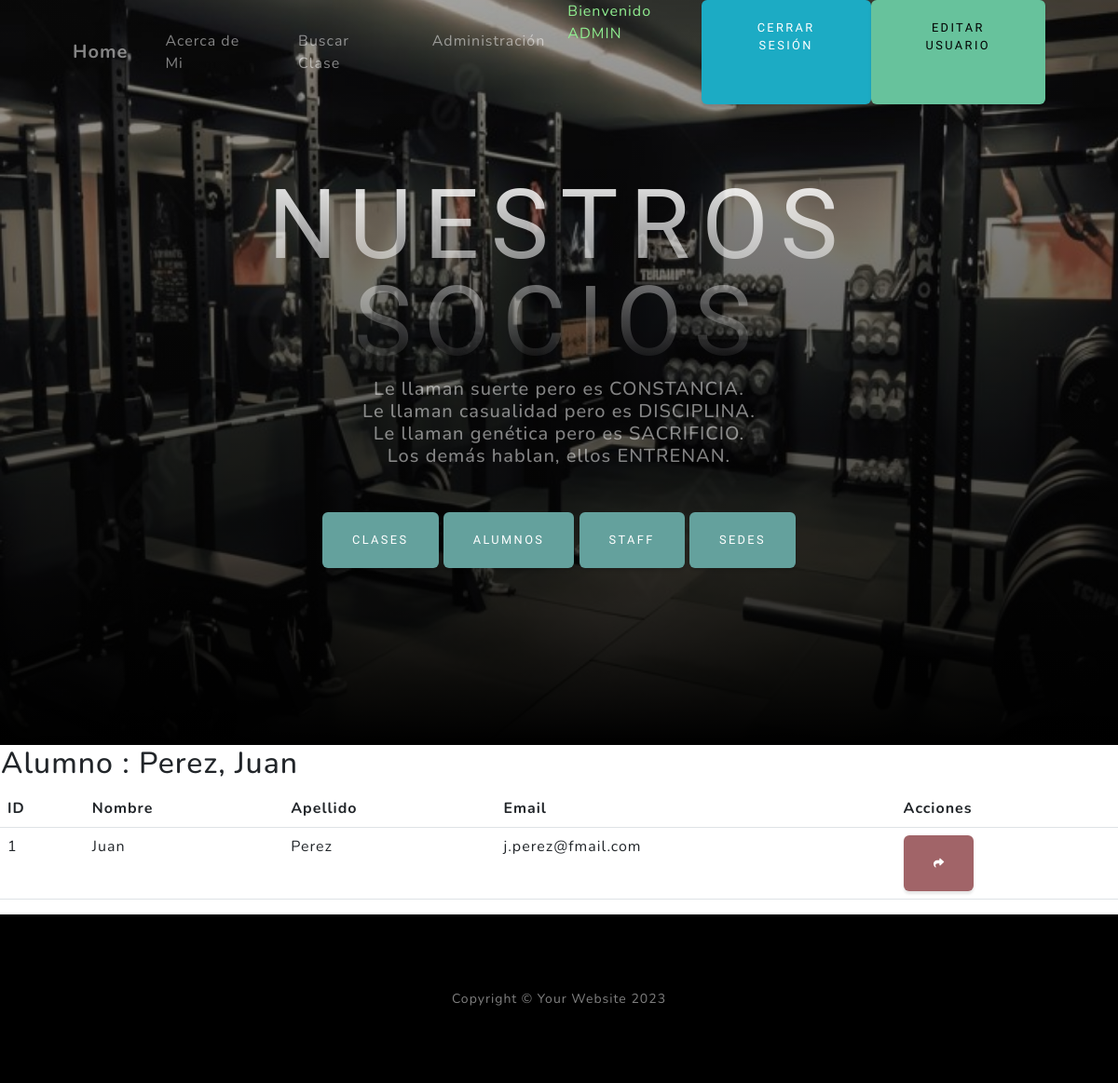
Screenshot of /appDiego/detail_alumno/1 (signed in) with the database file from the repository.
### appDiego/models.py (models this page shows)
class Alumno(models.Model):
    nombre= models.CharField(max_length=50)
    apellido=models.CharField(max_length=50)
    email=models.EmailField()
    def __str__(self):
        return f"{self.apellido}, {self.nombre}"

### appDiego/views.py (the view)
# urls.py: path('detail_alumno/<int:pk>', AlumnoDetail.as_view(), name='detail_alumno' ),
class AlumnoDetail(LoginRequiredMixin,DetailView):
    model = Alumno

### appDiego/templates/appDiego/alumno_detail.html (shortened to what this page needs)
{% extends 'appDiego/base.html' %}
{% load static %}
{%block frase%}
Le llaman suerte pero es CONSTANCIA.<br>
Le llaman casualidad pero es DISCIPLINA.<br>
Le llaman genética pero es SACRIFICIO.<br>
Los demás hablan, ellos ENTRENAN.
{%endblock frase%}
{%block header%}
    Nuestros Socios
{%endblock header%}
{% block primario %}
<table>
    <tr>
        <td><h2>Alumno : {{object}} </h2></td>
    </tr>
</table>
<table class="table">
    <thead>
        <tr>
            <th>ID</th>
            <th>Nombre</th>
            <th>Apellido</th>
            <th>Email</th>
            <th>Acciones</th>
        </tr>
    </thead>
    <tbody>
    <tr>
        <td>{{object.id}}</td>
        <td>{{object.nombre}}</td>
        <td>{{object.apellido}}</td>
        <td>{{object.email}}</td>
        <td>
            <a
            href="{% url 'alumnos' %}"
            class="btn btn-danger"
            style="--bs-btn-padding-y: .25rem; --bs-btn-padding-x: .5rem; --bs-btn-font-size: .75rem;"
            ><i class="fa fa-share fa-sm" title="List Back"></i>
            </a>
        </td>
    </tr>
    </tbody>
</table>
{% endblock primario %}

### appDiego/templates/appDiego/base.html (shortened to what this page needs)
<!DOCTYPE html>
<html lang="en">
    <head>
        {% load static %}
        <link rel="stylesheet" href="https://cdnjs.cloudflare.com/ajax/libs/font-awesome/5.15.3/css/all.min.css">
        <link href="{% static 'appDiego/css/styles.css' %}" rel="stylesheet" />
    </head>
    <body id="page-top">
        <nav class="navbar navbar-expand-lg navbar-light fixed-top" id="mainNav">
            <div class="container px-4 px-lg-5">
                <a class="navbar-brand" href="{% url 'inicio' %}">Home</a>
                <div class="collapse navbar-collapse" id="navbarResponsive">
                    <ul class="navbar-nav ms-auto">
                    {% if user.is_authenticated %}
                        <li class="nav-item"><a class="nav-link" href="{% url 'sobre_mi' %}">Acerca de Mi</a></li>
                        <li class="nav-item"><a class="nav-link" href="{% url 'buscar_clase' %}">Buscar Clase</a></li>
                        <li class="nav-item"><a class="nav-link" href="{% url 'admin:index' %}">Administración</a></li>
                        <p style="color: lightgreen">Bienvenido {{user.username|upper}}</p>
                        <a class="btn btn-info" href="{% url 'logout' %}">Cerrar Sesión</a>
                        <a class="btn btn-success" href="{% url 'editar_usuario' %}">Editar Usuario</a>
                    {% else %}
                        <li class="nav-item"><a class="nav-link" href="{% url 'admin:index' %}">Administración</a></li>
                        <a class="btn btn-info" href="{% url 'login' %}">Iniciar Sesión</a>
                        <a class="btn btn-danger" href="{% url 'register' %}">Registrarse</a>
                    {% endif %}
                    </ul>
                </div>
            </div>
        </nav>
        <header class="masthead">
            <div class="container px-4 px-lg-5 d-flex h-100 align-items-center justify-content-center">
                <div class="d-flex justify-content-center">
                    <div class="text-center">
                        <h1 class="mx-auto my-0 text-uppercase">
                            {%block header%}{%endblock header%}
                        </h1>
                        <h2 class="text-white-50 mx-auto mt-2 mb-5">
                            {%block frase%}{%endblock frase%}
                        {% if user.is_authenticated %}
                        </h2>
                        <a class="btn btn-primary" href="{% url 'clases' %}">Clases</a>
                        <a class="btn btn-primary" href="{% url 'alumnos' %}">Alumnos</a>
                        <a class="btn btn-primary" href="{% url 'profesores' %}">Staff</a>
                        <a class="btn btn-primary" href="{% url 'sedes' %}">Sedes</a>
                        {% endif %}
                    </div>
                </div>
            </div>
        </header>
        {%block primario%}
        {%endblock primario%}
        <footer class="footer bg-black small text-center text-white-50"><div class="container px-4 px-lg-5">Copyright &copy; Your Website 2023</div></footer>
    </body>
</html>

### rows the page displays
Alumno: apellido+nombre "Perez, Juan", id "1", nombre "Juan", apellido "Perez", email "j.perez@fmail.com"

### other values shown
{{ user.username|upper }} "ADMIN"
